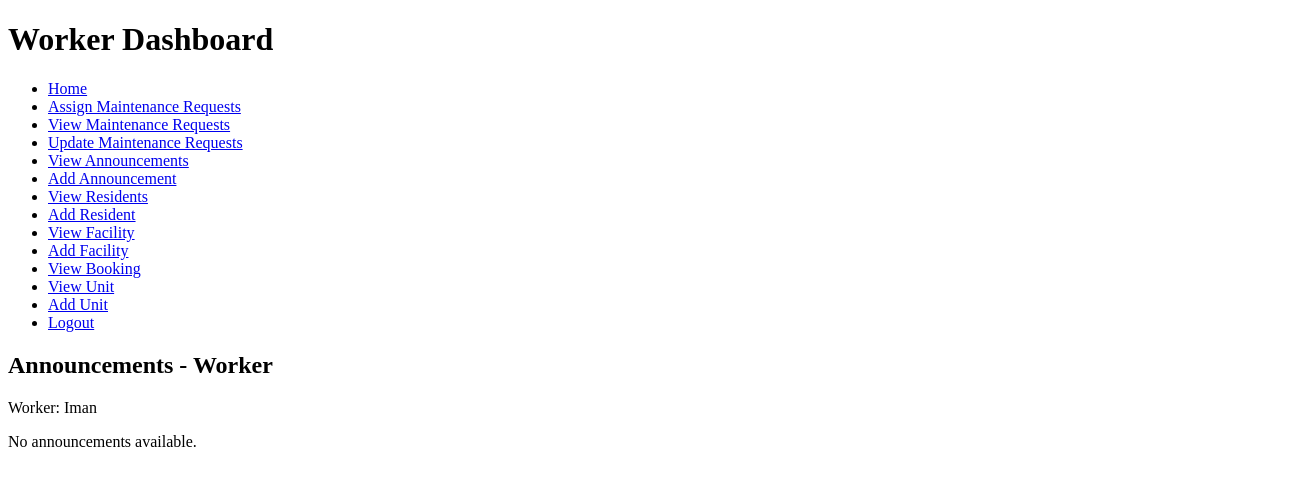
The app's page /Worker/announcements.php (signed in), older data.
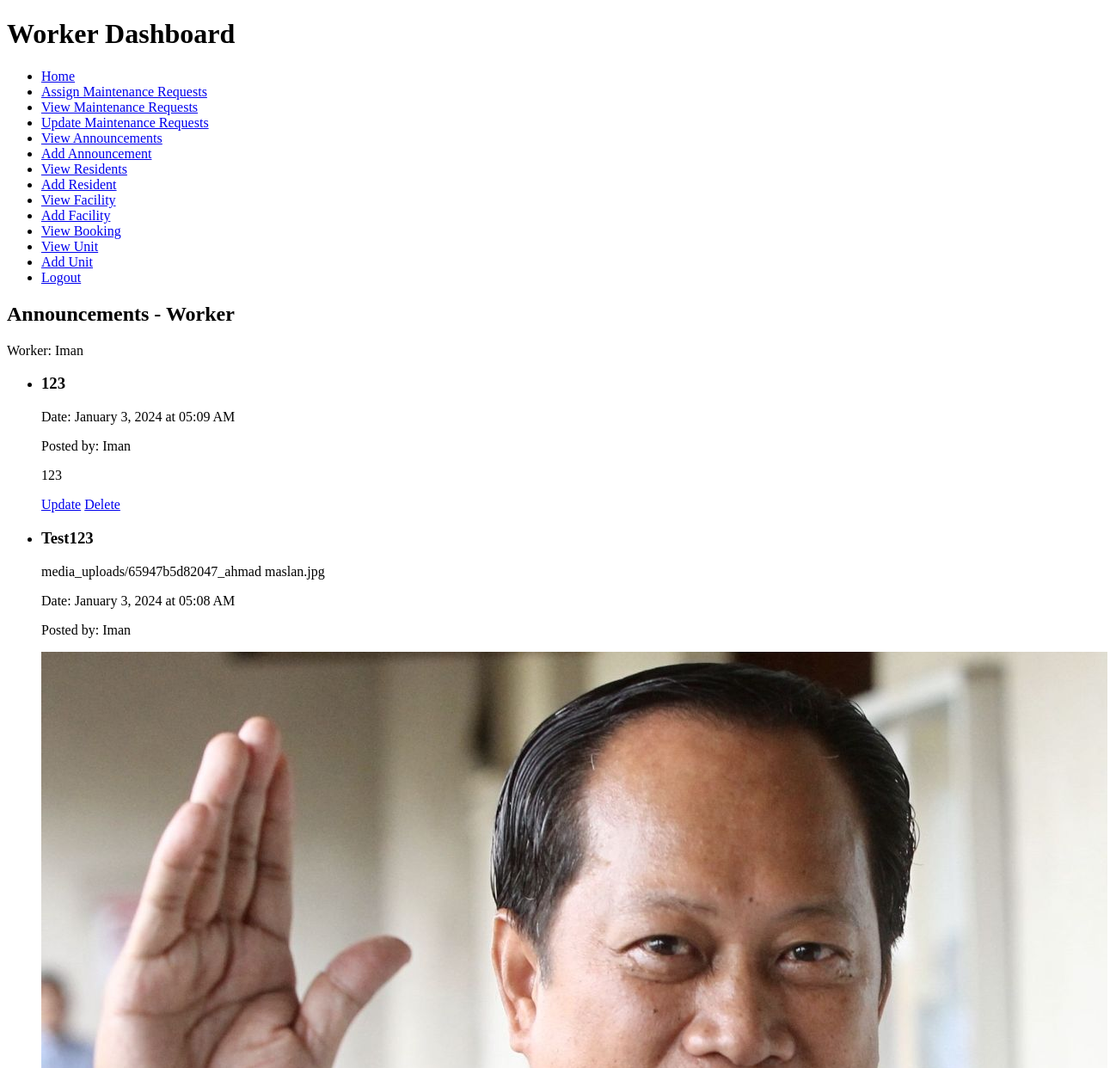
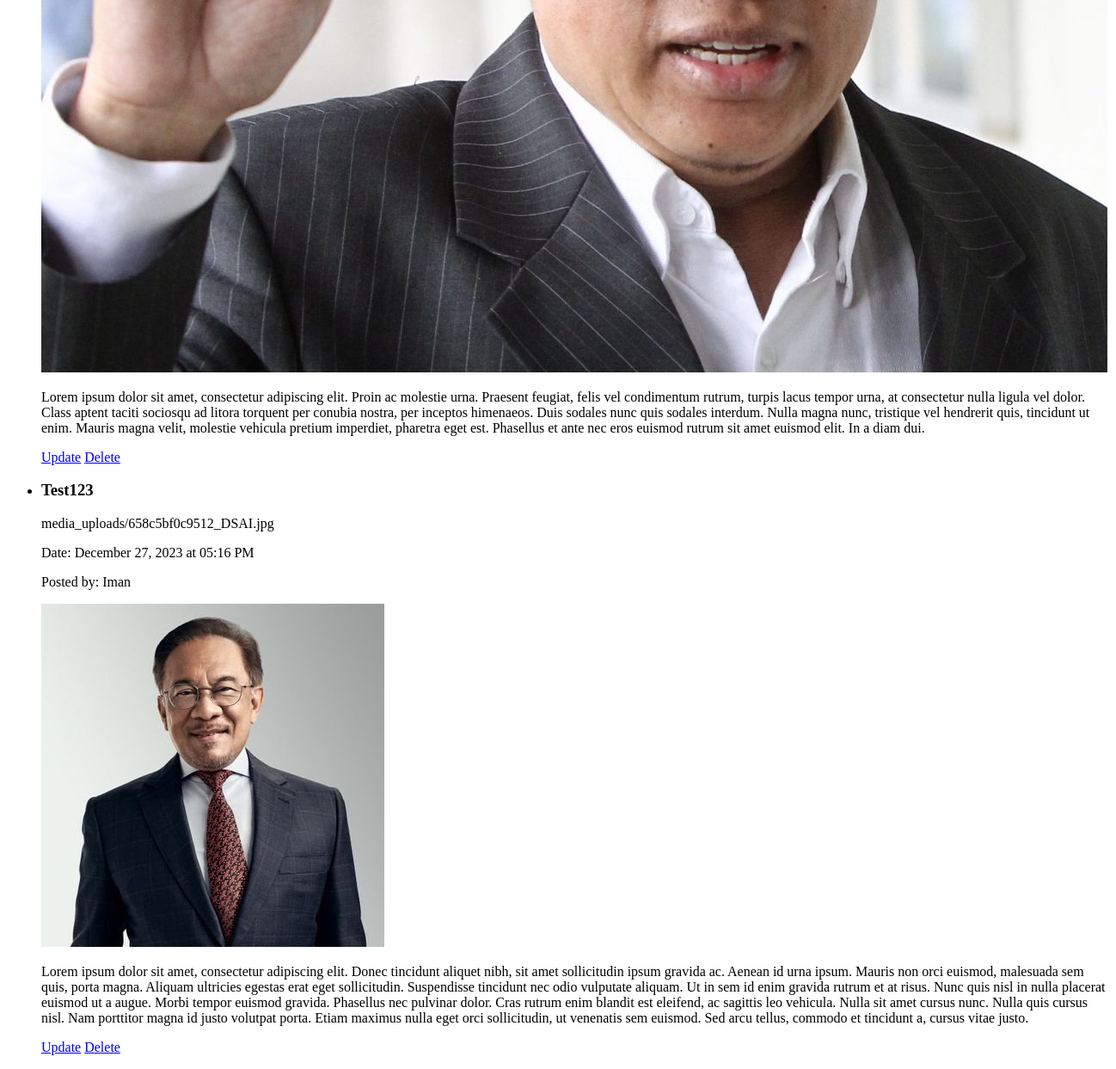
The same page, newer data (2 pictures, top to bottom).
### tables this page shows
CREATE TABLE `announcement` (
  `announcement_id` int(20) NOT NULL,
  `title` varchar(20) NOT NULL,
  `content` text NOT NULL,
  `date` date NOT NULL,
  `worker_id` int(11) DEFAULT NULL,
  `media_url` varchar(255) DEFAULT NULL,
  `time` time DEFAULT NULL
);

CREATE TABLE `user` (
  `user_id` int(20) NOT NULL,
  `username` varchar(100) NOT NULL,
  `password` varchar(100) NOT NULL,
  `role_id` int(20) NOT NULL,
  `fullname` varchar(255) NOT NULL,
  `email` varchar(255) NOT NULL,
  `phone_number` varchar(20) DEFAULT NULL,
  `ic_number` varchar(14) DEFAULT NULL,
  `emergency_contact` varchar(255) DEFAULT NULL,
  `unit_id` int(11) DEFAULT NULL,
  `profile_pic` varchar(255) DEFAULT NULL
);

### Worker/announcements.php (the view, shortened to what this page needs)
<?php
include '../include/connection.php';
include '../include/header_worker.php';
include '../include/sidebar_worker.php';
$userId = $_SESSION["user_id"];
$sql = "SELECT * FROM user WHERE user_id = $userId";
$result = $conn->query($sql);
if ($result->num_rows == 1) {
    $user = $result->fetch_assoc();
} else {
    $user = null;
}
$announcementsSql = "SELECT announcement_id, title, content, DATE_FORMAT(date, '%M %e, %Y') AS formatted_date, TIME_FORMAT(time, '%h:%i %p') AS formatted_time, media_url, username AS worker_name
                     FROM announcement
                     JOIN user ON announcement.worker_id = user.user_id
                     ORDER BY date DESC, time DESC";
$announcementsResult = $conn->query($announcementsSql);
?>
<!DOCTYPE html>
<html lang="en">
<head>
</head>
<body>
    <h2>Announcements - Worker</h2>
    <?php if ($user): ?>
        <p>Worker: <?php echo $user['username']; ?></p>
        <?php if ($announcementsResult->num_rows > 0): ?>
            <ul>
                <?php while ($row = $announcementsResult->fetch_assoc()): ?>
                    <li>
                        <h3><?php echo $row['title']; ?></h3>
                        <p><?php echo $row['media_url']; ?></p>
                        <p>Date: <?php echo $row['formatted_date']; ?> at <?php echo $row['formatted_time']; ?></p>
                        <p>Posted by: <?php echo $row['worker_name']; ?></p>
                        <?php if (!empty($row['media_url'])): ?>
                            <?php $mediaExtension = pathinfo($row['media_url'], PATHINFO_EXTENSION); ?>
                            <?php if (in_array($mediaExtension, ['jpg', 'jpeg', 'png', 'gif'])): ?>
                                <img src="../<?php echo $row['media_url']; ?>" alt="Image">
                            <?php endif; ?>
                        <?php endif; ?>
                        <p><?php echo $row['content']; ?></p>
                        <a href="edit_announcement.php?announcement_id=<?php echo $row['announcement_id']; ?>">Update</a>
                        <a href="delete_announcement.php?announcement_id=<?php echo $row['announcement_id']; ?>" onclick="return confirm('Are you sure you want to delete this announcement? (Yes/No)')">Delete</a>
                    </li>
                <?php endwhile; ?>
            </ul>
        <?php else: ?>
            <p>No announcements available.</p>
        <?php endif; ?>
    <?php else: ?>
        <p>Error: Worker not found.</p>
    <?php endif; ?>
</body>
</html>

Row changes from the older to the newer data that the page shows:
added announcement: title "123", formatted_date "January 3, 2024", formatted_time "05:09 AM", user.username "Iman", content "123"
added announcement: title "Test123", media_url "media_uploads/65947b5d82047_ahmad maslan.jpg", formatted_date "January 3, 2024", formatted_time "05:08 AM", user.username "Iman", media_url (picture), content "Lorem ipsum dolor sit amet, consectetur adipiscing elit. Proin ac molestie urna. Praesent feugiat, felis vel condimentum rutrum, turpis lacus tempor urna, at consectetur nulla ligula vel dolor. Class aptent taciti sociosqu ad litora torquent per conubia nostra, per inceptos himenaeos. Duis sodales nunc quis sodales interdum. Nulla magna nunc, tristique vel hendrerit quis, tincidunt ut enim. Mauris magna velit, molestie vehicula pretium imperdiet, pharetra eget est. Phasellus et ante nec eros euismod rutrum sit amet euismod elit. In a diam dui."
added announcement: title "Test123", media_url "media_uploads/658c5bf0c9512_DSAI.jpg", formatted_date "December 27, 2023", formatted_time "05:16 PM", user.username "Iman", media_url (picture), content "Lorem ipsum dolor sit amet, consectetur adipiscing elit. Donec tincidunt aliquet nibh, sit amet sollicitudin ipsum gravida ac. Aenean id urna ipsum. Mauris non orci euismod, malesuada sem quis, porta magna. Aliquam ultricies egestas erat eget sollicitudin. Suspendisse tincidunt nec odio vulputate aliquam. Ut in sem id enim gravida rutrum et at risus. Nunc quis nisl in nulla placerat euismod ut a augue. Morbi tempor euismod gravida. Phasellus nec pulvinar dolor. Cras rutrum enim blandit est eleifend, ac sagittis leo vehicula. Nulla sit amet cursus nunc. Nulla quis cursus nisl. Nam porttitor magna id justo volutpat porta. Etiam maximus nulla eget orci sollicitudin, ut venenatis sem euismod.…"
Text that changed along with them:
text no longer shown: "No announcements available."
